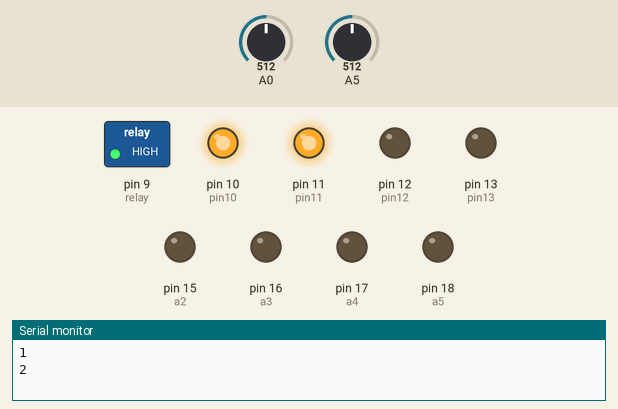
Simulated run of this sketch. Board: Arduino Uno, built with avr-gcc and run on an emulated ATmega328P. On the bench: switched loads named in the sketch (green lamp = pin HIGH), output pins drawn as LEDs (lit = HIGH), the last lines printed to the serial monitor. Dashed ring = blinking. The inputs (shaded band) are chosen by the test bench; at power-on: A0 = 512, A5 = 512.

Above: at 8.15 s.
8.2 s: A0 set to 12
12.3 s: A0 set to 9
At 13.15 s:
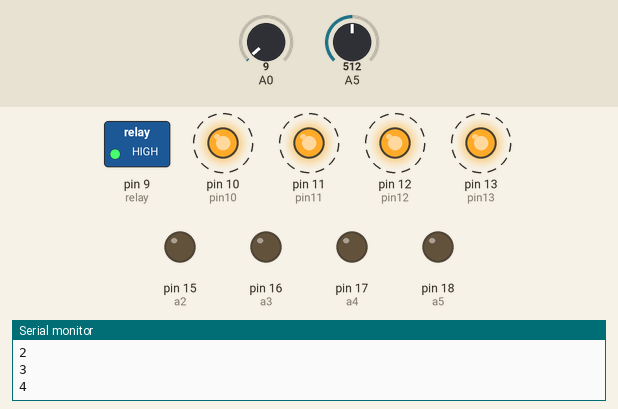
16.4 s: A5 set to 12
20.5 s: A5 set to 9
At 21.4 s:
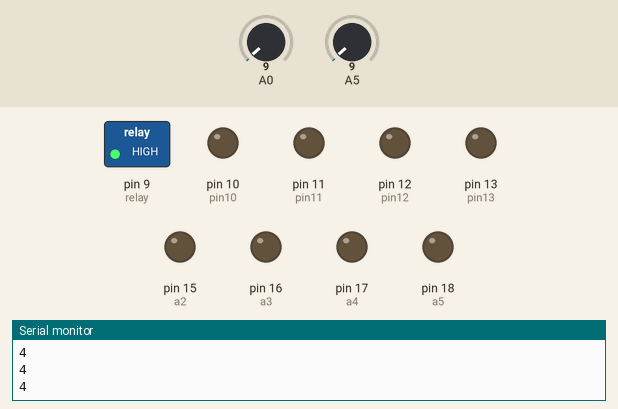
24.6 s: A5 set to 122
At 24.85 s:
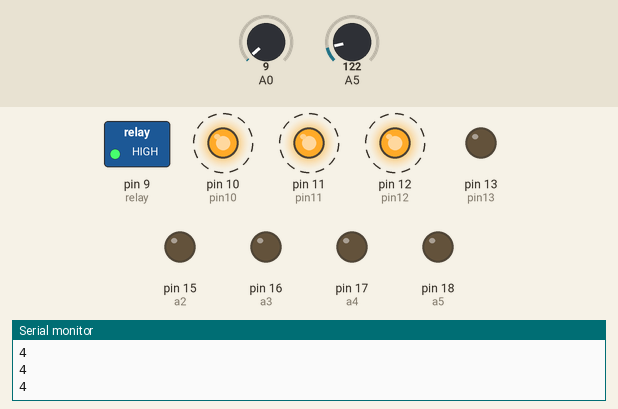
Timing chart, 0 to 29.7 s (numbered marks = the images above; inputs shaded):
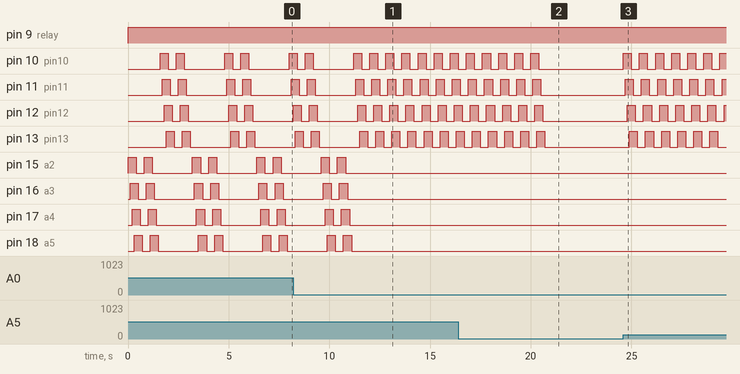

The sketch:

rajat_modified.ino
```cpp
#define relay 9
#define a2 15
#define a3 16
#define a4 17
#define a5 18

int a=0;
int x=0;
int y=0;
int pin2=2;
int pin3=3;
int pin4=4;
int pin5=5;
int pin6=6;
int pin7=7;
int pin8=8;
int pin10=10;
int pin11=11;
int pin12=12;
int pin13=13;
void setup()
{
  Serial.begin(9600);
   pinMode(relay, OUTPUT);
   pinMode(a2, OUTPUT);
   pinMode(a3, OUTPUT);
   pinMode(a4, OUTPUT);
   pinMode(a5, OUTPUT);
   pinMode(10, OUTPUT);
   pinMode(11, OUTPUT);
   pinMode(12, OUTPUT);
   pinMode(13, OUTPUT);
       }
void loop()
{
   int sensorValue = analogRead(A0);
    int sensorValue1 = analogRead(A5);
  if(sensorValue>10)
   x=1;
   if(sensorValue1>10)
   {
    y=1;
   }
   if(x==1&&y==1)
    {
      a++;
   }
  x=0;
  y=0;


 if(a==0)
  {
    digitalWrite(pin2,HIGH);
    digitalWrite(pin3,HIGH);
    digitalWrite(pin4,HIGH);
    digitalWrite(pin5,HIGH);
    digitalWrite(pin6,HIGH);
    digitalWrite(pin7,HIGH);
    digitalWrite(pin8,LOW);
         }
  if(a==1)
  {
   digitalWrite(pin2,LOW);
    digitalWrite(pin3,HIGH);
    digitalWrite(pin4,HIGH);
    digitalWrite(pin5,LOW);
    digitalWrite(pin6,LOW);
    digitalWrite(pin7,LOW);
    digitalWrite(pin8,LOW);

  }
  if(a==2)
  {
    digitalWrite(pin2,HIGH);
    digitalWrite(pin3,HIGH);
    digitalWrite(pin4,LOW);
    digitalWrite(pin5,HIGH);
    digitalWrite(pin6,HIGH);
    digitalWrite(pin7,LOW);
    digitalWrite(pin8,HIGH);
   }
  if(a==3)
  {
     digitalWrite(pin2,HIGH);
    digitalWrite(pin3,HIGH);
    digitalWrite(pin4,HIGH);
    digitalWrite(pin5,HIGH);
    digitalWrite(pin6,LOW);
    digitalWrite(pin7,LOW);
    digitalWrite(pin8,HIGH);
    }
  if(a==4)
{
   digitalWrite(pin2,LOW);
    digitalWrite(pin3,HIGH);
    digitalWrite(pin4,HIGH);
    digitalWrite(pin5,LOW);
    digitalWrite(pin6,LOW);
    digitalWrite(pin7,HIGH);
    digitalWrite(pin8,HIGH);
    }
if(a==5)
  { digitalWrite(pin2,HIGH);
    digitalWrite(pin3,LOW);
    digitalWrite(pin4,HIGH);
    digitalWrite(pin5,HIGH);
    digitalWrite(pin6,LOW);
    digitalWrite(pin7,HIGH);
    digitalWrite(pin8,HIGH);
    }
  if(a==6)
  { digitalWrite(pin2,HIGH);
    digitalWrite(pin3,LOW);
    digitalWrite(pin4,HIGH);
    digitalWrite(pin5,HIGH);
    digitalWrite(pin6,HIGH);
    digitalWrite(pin7,HIGH);
    digitalWrite(pin8,HIGH);
    }
  if(a==7)
  { digitalWrite(pin2,HIGH);
    digitalWrite(pin3,HIGH);
    digitalWrite(pin4,HIGH);
    digitalWrite(pin5,LOW);
    digitalWrite(pin6,LOW);
    digitalWrite(pin7,LOW);
    digitalWrite(pin8,LOW);
    }
  if(a==8)
  { digitalWrite(pin2,HIGH);
    digitalWrite(pin3,HIGH);
    digitalWrite(pin4,HIGH);
    digitalWrite(pin5,HIGH);
    digitalWrite(pin6,HIGH);
    digitalWrite(pin7,HIGH);
    digitalWrite(pin8,HIGH);
  }
  if(a==9)
  {
     digitalWrite(pin2,HIGH);
    digitalWrite(pin3,HIGH);
    digitalWrite(pin4,HIGH);
    digitalWrite(pin5,HIGH);
    digitalWrite(pin6,LOW);
    digitalWrite(pin7,HIGH);
    digitalWrite(pin8,HIGH);
  }
       if(a<=0)
  {
        digitalWrite(relay, LOW);

 /*digitalWrite(pin10,HIGH);
 delay(100);
 digitalWrite(pin11,HIGH);
 delay(100);
 digitalWrite(pin12,HIGH);
 delay(100);
 digitalWrite(pin13,HIGH);
 delay(100);
  digitalWrite(pin10,LOW);
 delay(100);
 digitalWrite(pin11,LOW);
 delay(100);
 digitalWrite(pin12,LOW);
 delay(100);
 digitalWrite(pin13,LOW);
 delay(100);
 digitalWrite(a2,HIGH);
 delay(100);
 digitalWrite(a3,HIGH);
 delay(100);
 digitalWrite(a4,HIGH);
 delay(100);
 digitalWrite(a5,HIGH);
 delay(100);
  digitalWrite(a2,LOW);
 delay(100);
 digitalWrite(a3,LOW);
 delay(100);
 digitalWrite(a4,LOW);
 delay(100);
 digitalWrite(a5,LOW);
 */
  }

  else
    digitalWrite(relay, HIGH);
    if(sensorValue>10)
    {
      for(int i=0;i<2;i++)
      {
      digitalWrite(a2,HIGH);
 delay(100);
 digitalWrite(a3,HIGH);
 delay(100);
 digitalWrite(a4,HIGH);
 delay(100);
 digitalWrite(a5,HIGH);
 delay(100);
  digitalWrite(a2,LOW);
 delay(100);
 digitalWrite(a3,LOW);
 delay(100);
 digitalWrite(a4,LOW);
 delay(100);
 digitalWrite(a5,LOW);
 delay(100);
    }}
     if(sensorValue1>10)
    {
      for(int i=0;i<2;i++)
      {
      digitalWrite(pin10,HIGH);
 delay(100);
 digitalWrite(pin11,HIGH);
 delay(100);
 digitalWrite(pin12,HIGH);
 delay(100);
 digitalWrite(pin13,HIGH);
 delay(100);
  digitalWrite(pin10,LOW);
 delay(100);
 digitalWrite(pin11,LOW);
 delay(100);
 digitalWrite(pin12,LOW);
 delay(100);
 digitalWrite(pin13,LOW);
 delay(100);
    }}

 Serial.println(a);

     }
```

Measured:
- the behaviour switches between 11 and 10 on A0 (found by bisection; images 0 and 1)
- the behaviour switches between 11 and 10 on A5 (found by bisection; images 1 and 2)
- after the input at 12.3 s, pin 15 (a2), pin 16 (a3), pin 17 (a4), pin 18 (a5): stops changing and stays LOW
- after the input at 20.5 s, pin 10 (pin10): stops changing and stays LOW; pin 11 (pin11): goes on until 20.5 s, then stays LOW; pin 12 (pin12): goes on until 20.6 s, then stays LOW; pin 13 (pin13): goes on until 20.7 s, then stays LOW
- after the input at 24.6 s, pin 10 (pin10): alternates HIGH for 0.40 s and LOW for 0.40 s, starting at once; pin 11 (pin11): alternates HIGH for 0.40 s and LOW for 0.40 s, starting after 0.10 s
- by itself, pin 15 (a2), pin 16 (a3), pin 17 (a4), pin 18 (a5): repeats every 3.2 s: LOW 0.40 s, HIGH 0.40 s, LOW 2.0 s, HIGH 0.40 s
